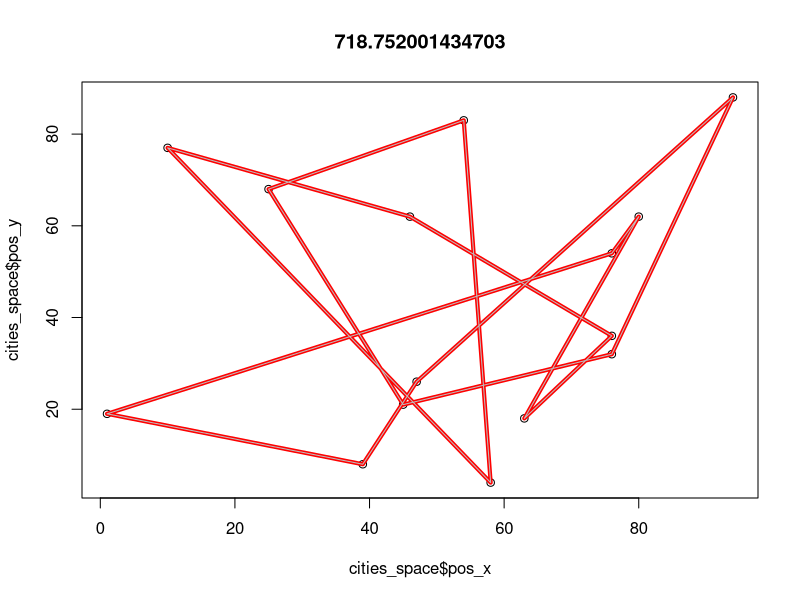
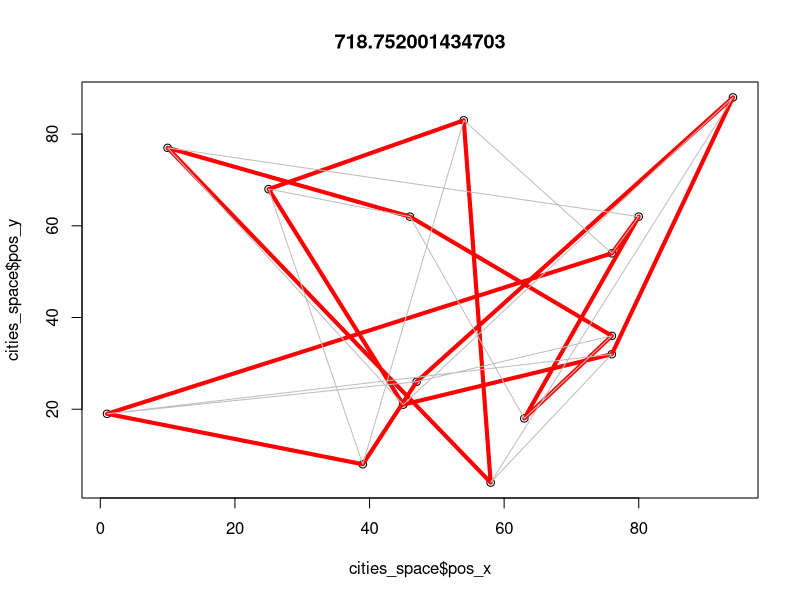
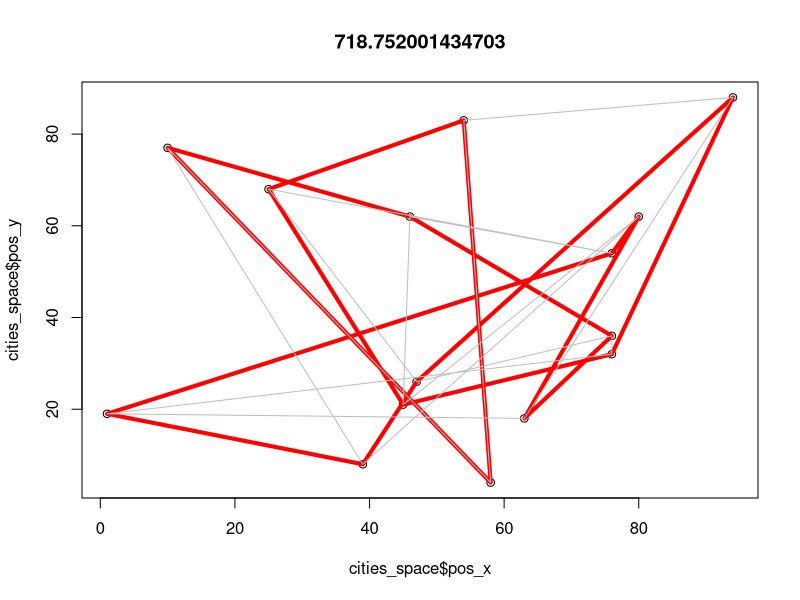
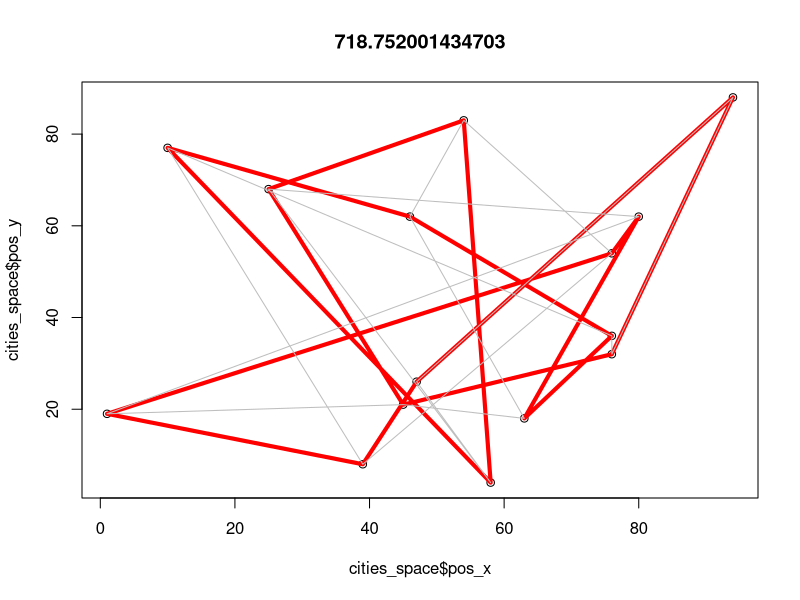
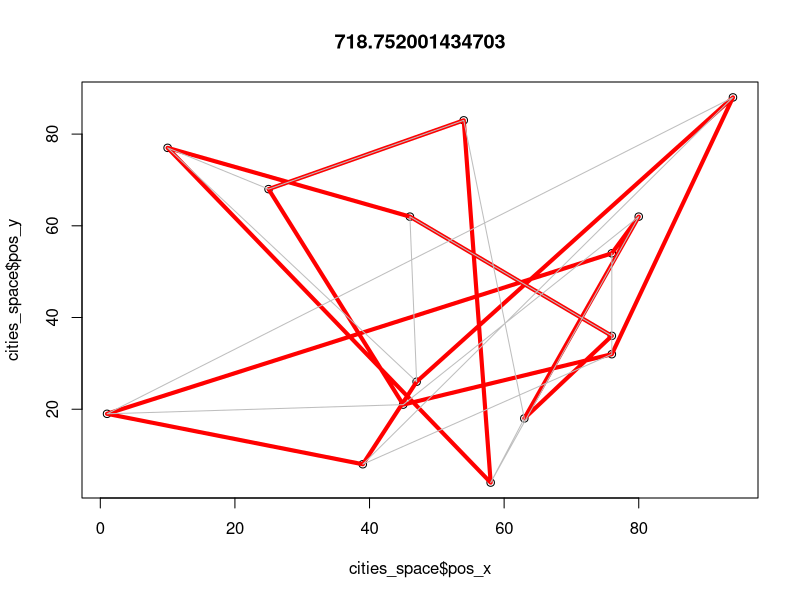
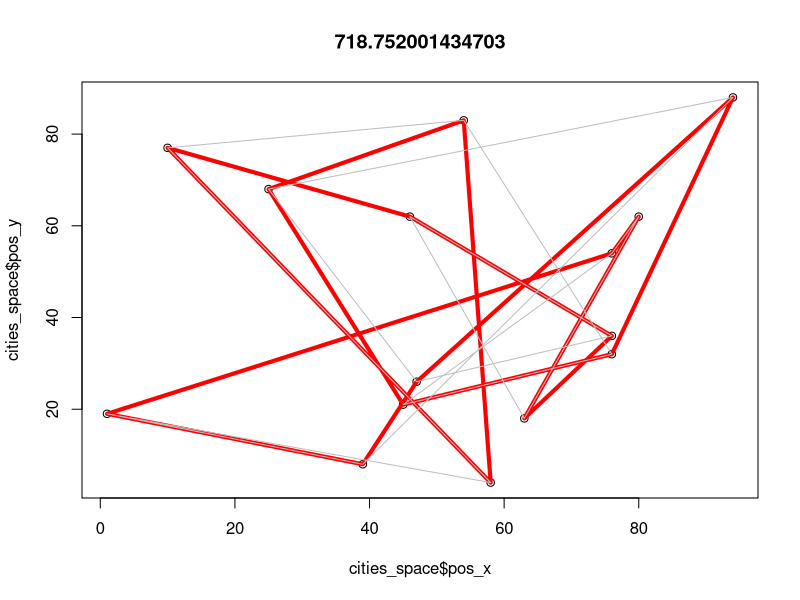
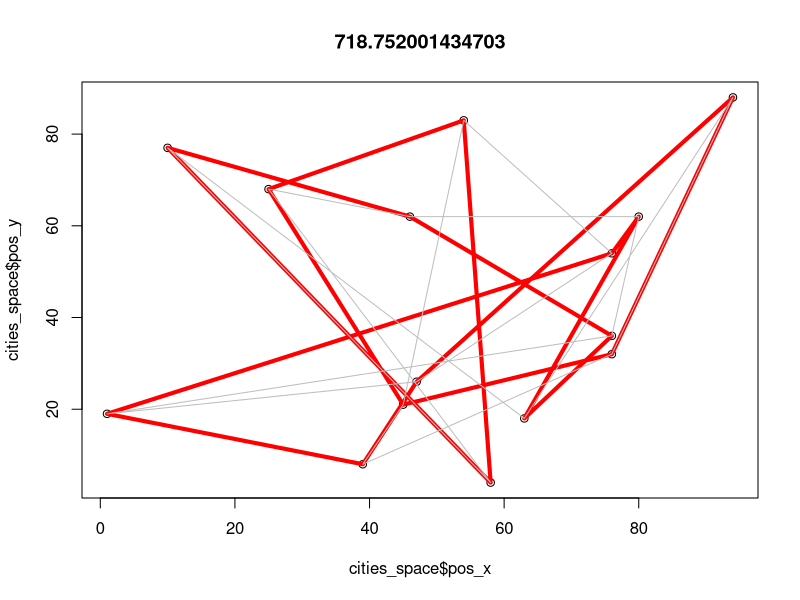
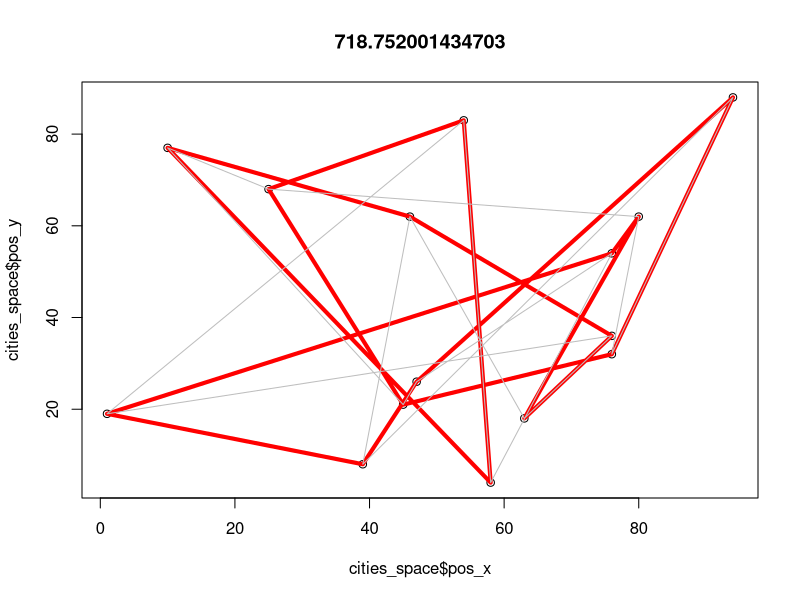

These charts were generated, in order, by the following R code:


generate_cities <- function(cities =5){
  pos_x <- sample(1:100, size = cities , replace=TRUE) 
  pos_y <- sample(1:100, size = cities , replace=TRUE)
  out <- data.frame(city = 1:cities, pos_x, pos_y )
  return(out)
}


distance_route <- function(route,distance){
  sum_distance<-0
  for(i in 1:length(route[-1])){
    out <- distance[ route[i], route[i+1]  ]
    sum_distance <- sum_distance + out
  }
  return(sum_distance)
}


sample_route <- function(initial_node=1, nodes=4){
  nodes<-1:nodes
  sample_nodes <- nodes[-initial_node]
  attach_nodes <- sample(sample_nodes)
  out<- c(initial_node,attach_nodes,initial_node)
  return(out)
}



cities_space <- generate_cities(cities = 15) 
cities_dist <- as.matrix(dist(cities_space[,2:3]))
dist<-data.frame()


for(i in 1:150){
  Sys.sleep(0.09)
  ruta <- sample_route(1,nrow(cities_dist))
  dist<-rbind( dist, c(ruta, distance_route(ruta,cities_dist) )  )
  names(dist)[ncol(dist)]<-"distance"
  x <- t(dist[dist$distance==min(dist$distance), ])[,1]
  y <- t(dist[nrow(dist),])[,1]
  plot(cities_space$pos_x, cities_space$pos_y, main=min(dist$distance))
  polygon(cities_space[x[-length(x)],][,2:3],border = "red",lwd=4)
  polygon(cities_space[y[-length(y)],][,2:3],border = "gray",lwd=1)
}
names(dist)[ncol(dist)]<-"distance"















